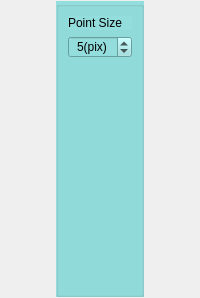
         <widget class="QWidget" name="displayWidget" native="true">
          <property name="sizePolicy">
           <sizepolicy hsizetype="Expanding" vsizetype="Preferred">
            <horstretch>0</horstretch>
            <verstretch>0</verstretch>
           </sizepolicy>
          </property>
          <property name="contextMenuPolicy">
           <enum>Qt::NoContextMenu</enum>
          </property>
          <property name="autoFillBackground">
           <bool>false</bool>
          </property>
          <property name="styleSheet">
           <string notr="true"/>
          </property>
          <layout class="QGridLayout" name="gridLayout_13">
           <property name="leftMargin">
            <number>0</number>
           </property>
           <property name="topMargin">
            <number>1</number>
           </property>
           <property name="rightMargin">
            <number>0</number>
           </property>
           <property name="bottomMargin">
            <number>1</number>
           </property>
           <property name="spacing">
            <number>1</number>
           </property>
           <item row="0" column="0">
            <widget class="QGroupBox" name="groupBox_3">
             <property name="sizePolicy">
              <sizepolicy hsizetype="Fixed" vsizetype="Expanding">
               <horstretch>0</horstretch>
               <verstretch>0</verstretch>
              </sizepolicy>
             </property>
             <property name="styleSheet">
              <string notr="true">background-color: rgb(147, 221, 221);</string>
             </property>
             <property name="title">
              <string notr="true"/>
             </property>
             <layout class="QGridLayout" name="gridLayout_12">
              <item row="2" column="0">
               <spacer name="verticalSpacer_15">
                <property name="orientation">
                 <enum>Qt::Vertical</enum>
                </property>
                <property name="sizeHint" stdset="0">
                 <size>
                  <width>20</width>
                  <height>227</height>
                 </size>
                </property>
               </spacer>
              </item>
              <item row="1" column="0">
               <widget class="QSpinBox" name="pSizeValue">
                <property name="sizePolicy">
                 <sizepolicy hsizetype="Preferred" vsizetype="Fixed">
                  <horstretch>0</horstretch>
                  <verstretch>0</verstretch>
                 </sizepolicy>
                </property>
                <property name="alignment">
                 <set>Qt::AlignCenter</set>
                </property>
                <property name="suffix">
                 <string notr="true">(pix)</string>
                </property>
                <property name="minimum">
                 <number>1</number>
                </property>
                <property name="maximum">
                 <number>20</number>
                </property>
                <property name="value">
                 <number>5</number>
                </property>
               </widget>
              </item>
              <item row="0" column="0">
               <widget class="QLabel" name="label">
                <property name="text">
                 <string>Point Size</string>
                </property>
               </widget>
              </item>
             </layout>
            </widget>
           </item>
           <item row="0" column="1">
            <layout class="QHBoxLayout" name="displayLayout">
             <property name="spacing">
              <number>0</number>
             </property>
            </layout>
           </item>
          </layout>
         </widget>
